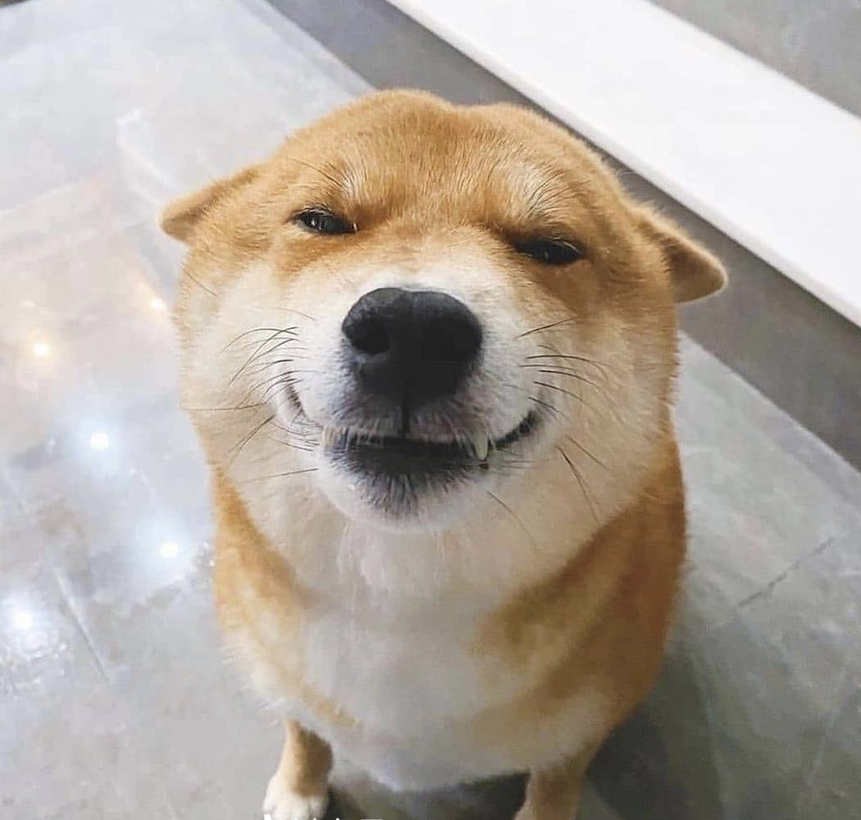
%> input picture 信息处理应用综合实验/信息2001石慧峰/dog.png, 861 x 820 px, shrunk from 1050 x 1000 before the run
$ octave test4.m   (GNU Octave 9; MATLAB toolbox functions it lacks are replaced by stand-ins)
%> lines starting %> are read from the running program, lines starting %| are printed output that depends on the picture
%基于小波分解和小波阈值去噪实现图像去噪
close all;   %关闭当前所有图形窗口
clear all;    %清楚工作空间变量
clc;            %清除命令行数据

X = imread('dog.png');
%> X is the input picture: size 820x861x3 uint8; mean R, G, B 176.2, 166.8, 157.6
X = rgb2gray(X);
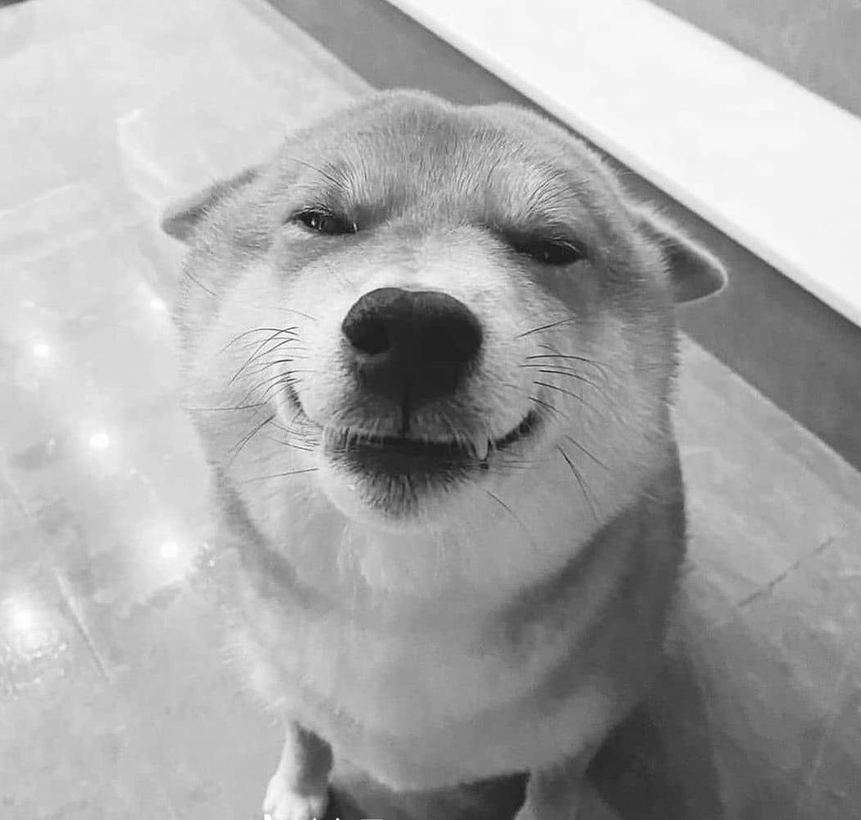
%> X: size 820x861 uint8; min 11, max 255, mean 168.6
XX = imnoise(X,'gaussian');

figure
subplot(121),imshow(X),title('原图像');
subplot(122),imshow(XX),title('高斯噪声图像');

figure
[ca1,chd1,cvd1,cdd1] = dwt2(X,'bior3.7');   %进行单层小波分解
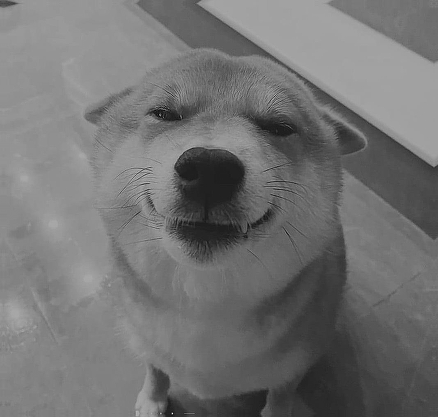
%> ca1: size 417x438 double; min -35.56, max 791.4, mean 337.4; drawn with min black and max white
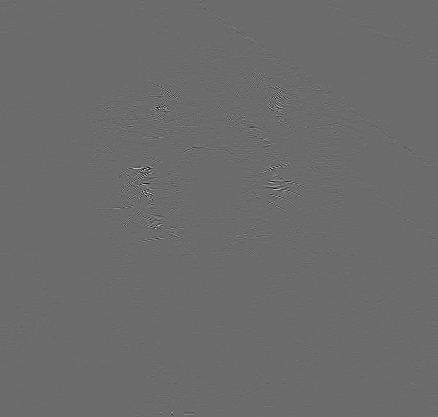
%> chd1: size 417x438 double; min -76.34, max 103.9, mean 0; drawn with min black and max white
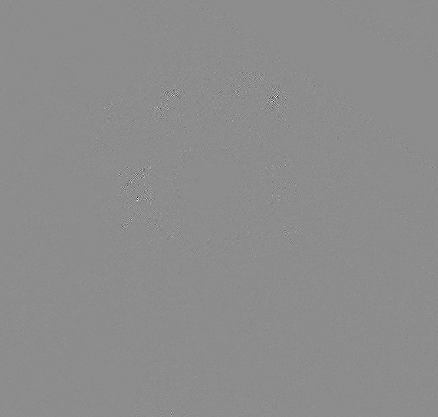
%> cdd1: size 417x438 double; min -20.94, max 16.91, mean -0.00055; drawn with min black and max white
set(0,'defaultFigurePosition',[100,100,1000,500]); %修改图形图像位置的默认设置
set(0,'defaultFigureColor',[1 1 1])

subplot(121);
imshow(uint8(ca1)); %近似系数分量
title('近似分量')
subplot(1,2,2);
imshow(chd1);   %细节系数的水平分量
title('细节水平分量')
figure
subplot(121);
imshow(cvd1);   %细节系数的垂直分量
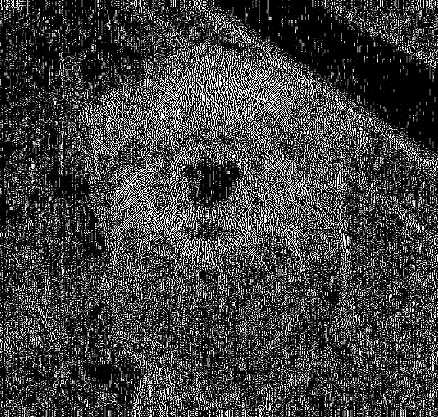
%> displayed picture: size 417x438, on the screen's scale of 0 to 255; min 0, max 255, mean 62.7
title('细节垂直分量')
subplot(122);
imshow(cdd1);    %细节系数的对角分量
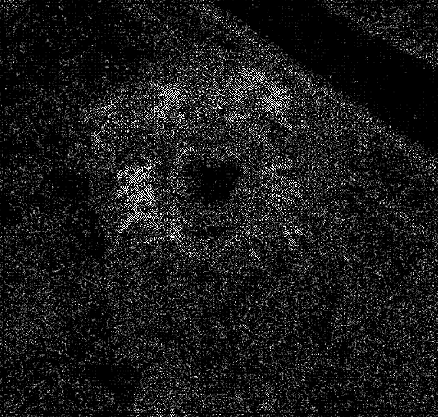
%> displayed picture: size 417x438, on the screen's scale of 0 to 255; min 0, max 255, mean 24.9
title('细节对角分量')


X = imread('D:\桌面\dog.png');
XX = imnoise(X,'gaussian');
%> XX: size 820x861x3 uint8
[c,l]=wavedec2(XX,2,'sym4'); %对图像进行清噪处理，用sym4小波函数对x进行两层分解
%> l = [210 220 3; 210 220 3; 413 434 3; 820 861 3]
a2=wrcoef2('a',c,l,'sym4',2);  %重构第二层图像的近似系数
n=[1,2];                              %设置尺度向量
p=[10.28,24.08];                  %设置阈值向量
nc=wthcoef2('t',c,l,n,p,'s');   %对高频小波系数进行阈值处理
mc=wthcoef2('t',nc,l,n,p,'s');  %再次对高频小波系数进行阈值处理
X2=waverec2(mc,l,'sym4');   %图像的二维小波重构
set(0,'defaultFigurePosition',[100,100,1000,500]); %修改图形图像的默认设置
set(0,'defaultFigureColor',[1 1 1])    %修改图形背景颜色的设置
figure


subplot(121),image(XX),axis square;   %显示含噪声的图像
title('含噪声的图像')
subplot(122),image(a2),axis square;     %显示小波分解去噪后的图像
title('小波分解去噪')
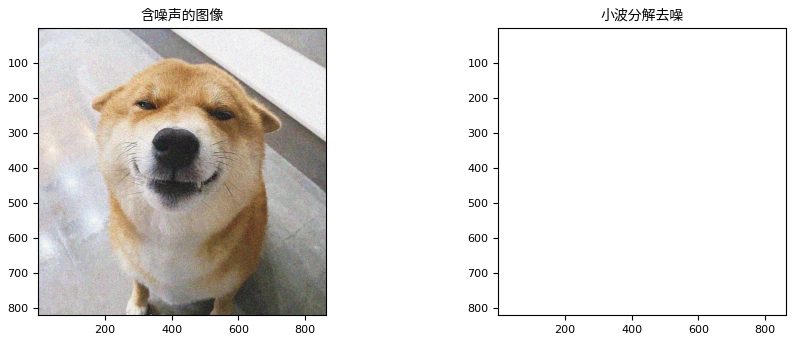
%> figure redrawn from the program's plot data, 2 panels
